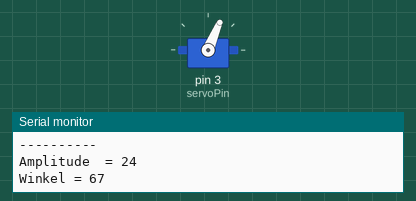
Recording of a sketch running on a simulated Arduino Uno, built with avr-gcc and run on an emulated ATmega328P. Shown: servo, the last lines printed to the serial monitor.

Above: at 0.05 s.
At 1.0 s:
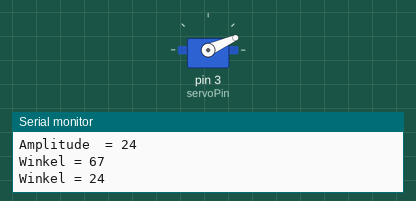
Timing chart, 0 to 3.5 s (numbered marks = the images above):
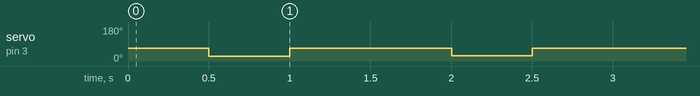

The sketch:

aufgabe-03.2_lsg.ino
```cpp
// Aufgabe 3.2, Stand von 2015-05-08
// Lösung von Michael Hufschwmidt   michael@hufschwmidt-web.de,
//            Tim Welge            tw@ens-fiti.de
//            Rania Wittenberg     rania_wittenberg@hotmail.com

#include <Servo.h>

const int AnalogPin = A0;        // AnalogPin 0
const int servoPin = 3;          // Servo-Pin
Servo neuServo;                  // Servo-Objekt erstellen
int val1, val2;                  // Sollwerte fuer Servo
int wmin = 24;                   // Servo-Grenzwert ermittelt
int wmax = 159;                  // Servo-Grenzwert ermittelt
int wmid = (wmax - wmin) / 2;    // Mittelwert
int zeit = 500;                  // Wartezeit zwischen den Servo-Befehlen

void setup() {
  // put your setup code here, to run once:
  neuServo.attach(servoPin);     // Servo an Pin 3
  neuServo.write(wmid);          // Mittelstellung
  Serial.begin(9600);
}

void loop() {
  // put your main code here, to run repeatedly:
  for (int w = wmin; w < wmax; w = w + 5) {
    Serial.print("----------\nAmplitude  = ");
    Serial.println(w);                  // Ausgabe zur Kontrolle
    moveServo(wmid);
    moveServo(w);
    moveServo(wmid);
  }
}

void moveServo(int w) {
  Serial.print("Winkel = ");
  Serial.println(w);                       // Ausgabe zur Kontrolle
  neuServo.write(w);                       // Sollwert einstellen
  delay(zeit);                             // Warten
}
```
